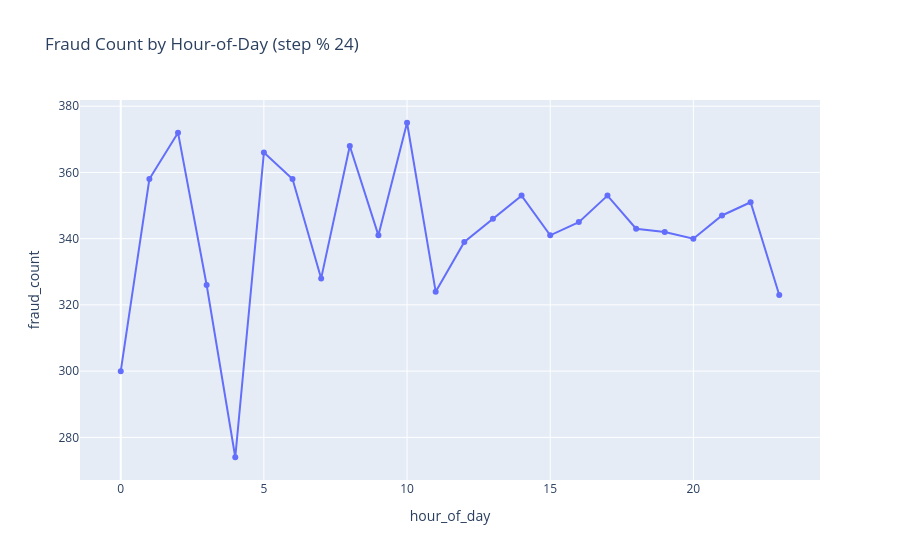

Notebook cell for this chart:
### Code cell
# Generate chart of fraud by hour of day - Query (b)
df2 = df.copy()
df2['hour_of_day'] = df2['step'] % 24
df2 = df2.groupby('hour_of_day').agg(
    txn_count=('isfraud', 'count'),
    fraud_count=('isfraud', 'sum')
).reset_index()

fig2 = px.line(df2, x='hour_of_day', y='fraud_count', markers=True,
               title='Fraud Count by Hour-of-Day (step % 24)')
fig2.show()
print(df2)

### Figure 1 — Plotly figure (JSON) as saved in the notebook; plotly's stock layout.template omitted (floating-point values rounded to 4 significant figures)
{"data": [{"hovertemplate": "hour_of_day=%{x}<br>fraud_count=%{y}<extra></extra>", "legendgroup": "", "line": {"color": "#636efa", "dash": "solid"}, "marker": {"symbol": "circle"}, "mode": "lines+markers", "name": "", "orientation": "v", "showlegend": false, "type": "scatter", "x": [0, 1, 2, 3, 4, 5, 6, 7, 8, 9, 10, 11, 12, 13, 14, 15, 16, 17, 18, 19, 20, 21, 22, 23], "xaxis": "x", "y": [300, 358, 372, 326, 274, 366, 358, 328, 368, 341, 375, 324, 339, 346, 353, 341, 345, 353, 343, 342, 340, 347, 351, 323], "yaxis": "y"}], "layout": {"legend": {"tracegroupgap": 0}, "title": {"text": "Fraud Count by Hour-of-Day (step % 24)"}, "xaxis": {"anchor": "y", "domain": [0, 1], "title": {"text": "hour_of_day"}}, "yaxis": {"anchor": "x", "domain": [0, 1], "title": {"text": "fraud_count"}}}}
